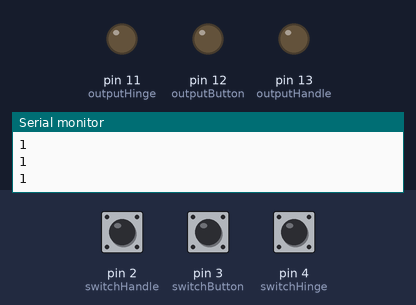
Simulated run of this sketch. Board: Arduino Leonardo, built with avr-gcc and run on an emulated ATmega32U4. On the bench: output pins drawn as LEDs (lit = HIGH), the last lines printed to the serial monitor. Dashed ring = blinking. The inputs (shaded band) are chosen by the test bench; at power-on: pin 2 (switchHandle) HIGH, pin 3 (switchButton) HIGH, pin 4 (switchHinge) HIGH. USB keyboard and mouse output is not drawn.

Above: at 1.2 s.
1.3 s: pin 2 (switchHandle) pulled LOW for 1 s
At 1.7 s:
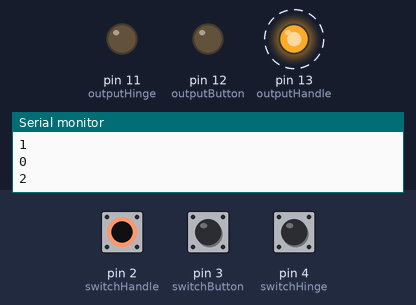
3.9 s: pin 3 (switchButton) pulled LOW for 3.2 s
At 4.3 s:
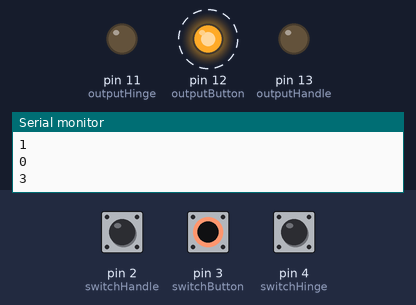
8.6 s: pin 4 (switchHinge) pulled LOW for 0.15 s
At 9.0 s:
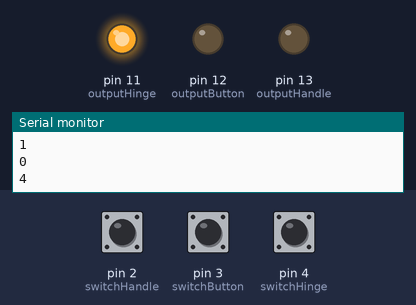
10.6 s: pin 4 (switchHinge) pulled LOW for 3.2 s
At 11.0 s:
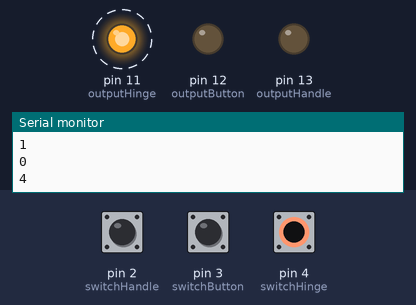
15.3 s: pin 2 (switchHandle) pulled LOW for 3.2 s
At 19.3 s:
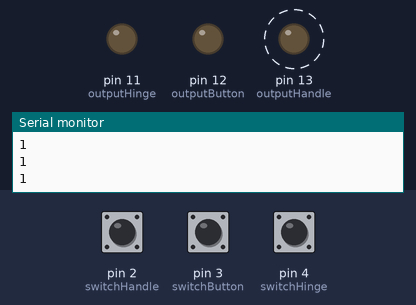
Timing chart, 0 to 20.8 s (numbered marks = the images above; inputs shaded):
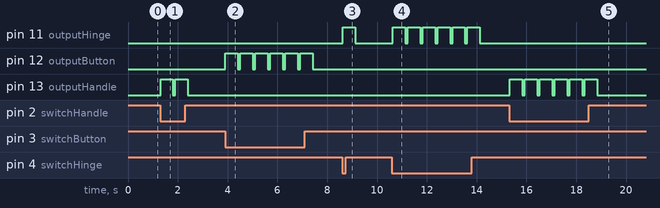

The sketch:

prototype3.ino
```cpp
/**************************************************************************
   Digital Switch Example - 13 switches with LED response and keypresses
   Up to 13 switches can be connected to pins D0-D12.
   Can be used to control the game Patatap: https://patatap.com/
   Adapted from:
   Tactile Interfaces Workshop for IMA Low Res Program - August 14, 2020
   https://gist.github.com/katehartman/9b728a8a34087604a383126a53d1d5f5
   Body-Centric Game Controller Workshop by Social Body Lab
   https://github.com/socialbodylab/Body-Centric-Game-Controllers/tree/master/BodyCentricGameControllers_Experiment1
   Arduino Example code:
   https://www.arduino.cc/reference/en/language/functions/usb/keyboard/keyboardwrite/
   https://www.arduino.cc/en/Reference/KeyboardModifiers
   Keyboard Ascii References:
   http://www.asciitable.com/
**************************************************************************/


#include <Keyboard.h>

const int switchHandle = 2;
const int outputHandle = 13;
const int switchButton = 3;
const int outputButton = 12;
const int switchHinge = 4;
const int outputHinge = 11;

void setup() {
  Serial.begin(9600);
  Keyboard.begin();
  // set switch pins
  pinMode(switchHandle, INPUT_PULLUP);
  pinMode(switchButton, INPUT_PULLUP);
  pinMode(switchHinge, INPUT_PULLUP);

  // set output pins
  pinMode(outputHandle, OUTPUT);
  pinMode(outputButton, OUTPUT);
  pinMode(outputHinge, OUTPUT);
}

void loop() {
  // fix print out for sensor values vs. key press
  manageLights(switchHandle, outputHandle);
  manageLights(switchButton, outputButton);
  manageLights(switchHinge, outputHinge);

  // delay in between reads for stability
  delay(100);
}

void manageLights(int switchPin, int outputPin) {
  int switchValue = digitalRead(switchPin);
  Serial.println(switchValue);

  if (switchValue == LOW)
  {
    // print the pin number to the Serial Monitor
    Serial.println(switchPin);
    // turn on LED
    digitalWrite(outputPin, HIGH);
    // wait (in milliseconds) to prevent rapidly pressing the key repeatedly
    delay(500);
    // turn off LED
    digitalWrite(outputPin, LOW);
  }
}
```

Measured:
- after the input at 1.3 s, pin 13 (outputHandle): alternates HIGH for 0.50 s and LOW for 0.10 s, 4 changes in all, then stays LOW, starting at once
- after the input at 3.9 s, pin 12 (outputButton): alternates HIGH for 0.50 s and LOW for 0.10 s, 12 changes in all, then stays LOW, starting at once
- after the input at 8.6 s, pin 11 (outputHinge): LOW → HIGH at once, → LOW 0.50 s later
- after the input at 10.6 s, pin 11 (outputHinge): alternates HIGH for 0.50 s and LOW for 0.10 s, 12 changes in all, then stays LOW, starting at once
- after the input at 15.3 s, pin 13 (outputHandle): alternates HIGH for 0.50 s and LOW for 0.10 s, 12 changes in all, then stays LOW, starting at once
